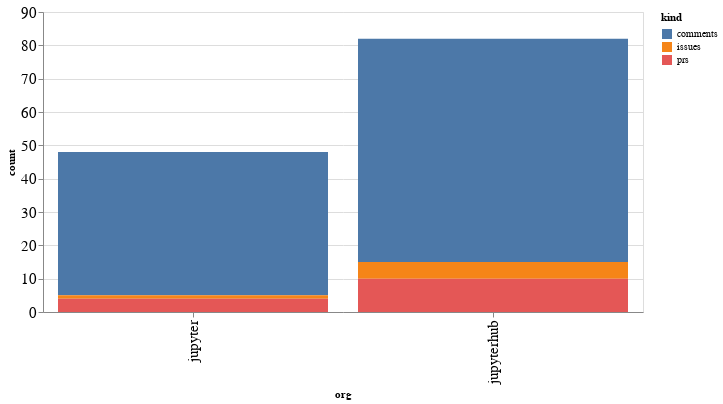

Here is the notebook cell this chart was saved with:
### Code cell
alt.Chart(org_summaries, width=600).mark_bar().encode(
    x='org',
    y='count',
    color='kind',
    tooltip="org"
)

### Figure 1 — Vega-Lite specification as saved in the notebook (floating-point values rounded to 4 significant figures)
{"config": {"axisLeft": {"labelFontSize": 15}, "axisBottom": {"labelFontSize": 15}}, "data": {"name": "data-9df4e468abe31842560f28a358bea0a2"}, "mark": "bar", "encoding": {"color": {"type": "nominal", "field": "kind"}, "tooltip": {"type": "nominal", "field": "org"}, "x": {"type": "nominal", "field": "org"}, "y": {"type": "quantitative", "field": "count"}}, "width": 600, "$schema": "https://vega.github.io/schema/vega-lite/v4.8.1.json", "datasets": {"data-9df4e468abe31842560f28a358bea0a2": [{"org": "jupyter", "kind": "comments", "count": 43}, {"org": "jupyter", "kind": "issues", "count": 1}, {"org": "jupyter", "kind": "prs", "count": 4}, {"org": "jupyterhub", "kind": "comments", "count": 67}, {"org": "jupyterhub", "kind": "issues", "count": 5}, {"org": "jupyterhub", "kind": "prs", "count": 10}]}}
